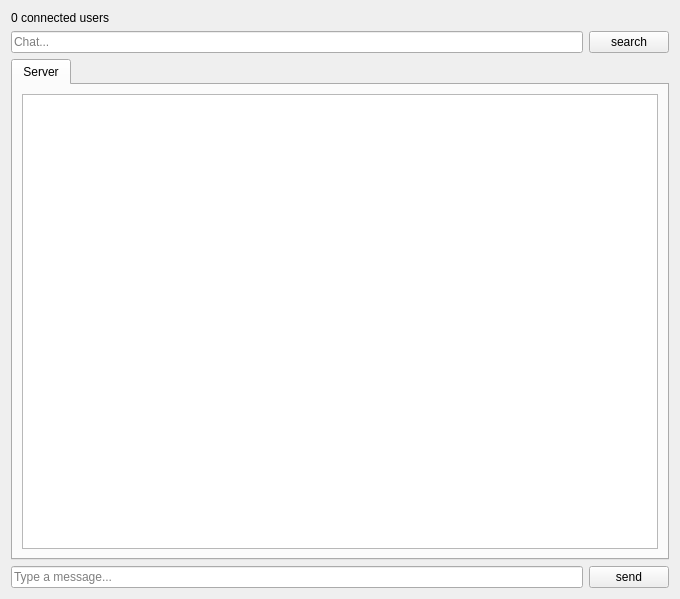
<?xml version="1.0" encoding="UTF-8"?>
<ui version="4.0">
 <class>ChatForm</class>
 <widget class="QWidget" name="ChatForm">
  <property name="geometry">
   <rect>
    <x>0</x>
    <y>0</y>
    <width>680</width>
    <height>599</height>
   </rect>
  </property>
  <property name="windowTitle">
   <string>Form</string>
  </property>
  <layout class="QVBoxLayout" name="verticalLayout">
   <item>
    <widget class="QLabel" name="label">
     <property name="text">
      <string>0 connected users</string>
     </property>
    </widget>
   </item>
   <item>
    <widget class="QWidget" name="widget_2" native="true">
     <layout class="QHBoxLayout" name="horizontalLayout_2">
      <property name="leftMargin">
       <number>0</number>
      </property>
      <property name="topMargin">
       <number>0</number>
      </property>
      <property name="rightMargin">
       <number>0</number>
      </property>
      <property name="bottomMargin">
       <number>0</number>
      </property>
      <item>
       <widget class="QLineEdit" name="lineEdit">
        <property name="text">
         <string/>
        </property>
        <property name="placeholderText">
         <string>Chat...</string>
        </property>
       </widget>
      </item>
      <item>
       <widget class="QPushButton" name="btnSearch">
        <property name="text">
         <string>search</string>
        </property>
       </widget>
      </item>
     </layout>
    </widget>
   </item>
   <item>
    <widget class="QTabWidget" name="tabWidget">
     <widget class="QWidget" name="tab">
      <attribute name="title">
       <string>Server</string>
      </attribute>
      <layout class="QVBoxLayout" name="verticalLayout_2">
       <item>
        <widget class="QPlainTextEdit" name="text">
         <property name="readOnly">
          <bool>true</bool>
         </property>
        </widget>
       </item>
      </layout>
     </widget>
    </widget>
   </item>
   <item>
    <widget class="QWidget" name="widget" native="true">
     <layout class="QHBoxLayout" name="horizontalLayout">
      <property name="leftMargin">
       <number>0</number>
      </property>
      <property name="topMargin">
       <number>0</number>
      </property>
      <property name="rightMargin">
       <number>0</number>
      </property>
      <property name="bottomMargin">
       <number>0</number>
      </property>
      <item>
       <widget class="QLineEdit" name="lineMsg">
        <property name="placeholderText">
         <string>Type a message...</string>
        </property>
       </widget>
      </item>
      <item>
       <widget class="QPushButton" name="btnSend">
        <property name="text">
         <string>send</string>
        </property>
       </widget>
      </item>
     </layout>
    </widget>
   </item>
  </layout>
 </widget>
 <tabstops>
  <tabstop>lineEdit</tabstop>
  <tabstop>btnSearch</tabstop>
  <tabstop>tabWidget</tabstop>
  <tabstop>text</tabstop>
  <tabstop>lineMsg</tabstop>
  <tabstop>btnSend</tabstop>
 </tabstops>
 <resources/>
 <connections/>
</ui>
